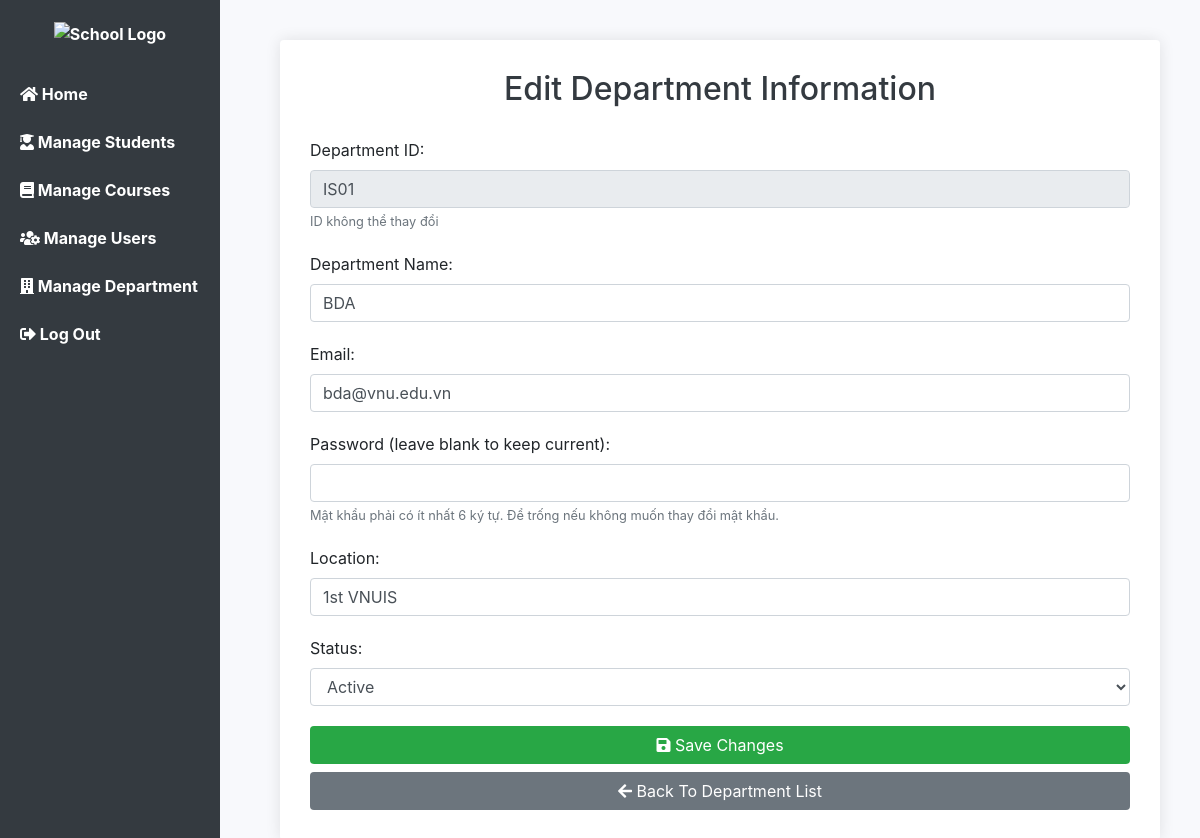
Page /Midterm/edit_department.php?id=IS01 (signed in) on the committed database.
### tables this page shows
CREATE TABLE `d` (
  `dep_id` varchar(11) NOT NULL,
  `dep_name` varchar(100) NOT NULL,
  `dep_email` varchar(50) NOT NULL,
  `dep_password` varchar(50) NOT NULL,
  `location` varchar(100) NOT NULL,
  `status` varchar(50) NOT NULL
);

### Midterm/edit_department.php (the view, shortened to what this page needs)
<?php
include("db.php");
if (isset($_GET['id'])) {
    $dep_id = $_GET['id'];
    $query = "SELECT * FROM d WHERE dep_id = ?";
    $stmt = $conn->prepare($query);
    $stmt->bind_param("s", $dep_id);
    $stmt->execute();
    $result = $stmt->get_result();
    $department = $result->fetch_assoc();
} else {
    header("Location: department_list.php");
    exit();
}
?>
<!DOCTYPE html>
<html lang="vi">
<head>
    <link href="https://stackpath.bootstrapcdn.com/bootstrap/4.5.2/css/bootstrap.min.css" rel="stylesheet">
    <link href="https://cdnjs.cloudflare.com/ajax/libs/font-awesome/5.15.4/css/all.min.css" rel="stylesheet">
</head>
<body>
 <?php include 'sidebar.php'; ?>
<div class="content">
    <div class="card">
        <h2>Edit Department Information</h2>
        <form method="post">
            <div class="form-group">
                <label for="dep_id">Department ID:</label>
                <input type="text" class="form-control" id="dep_id" value="<?php echo htmlspecialchars($department['dep_id']); ?>" readonly>
                <small class="text-muted">ID không thể thay đổi</small>
            </div>
            <div class="form-group">
                <label for="dep_name">Department Name:</label>
                <input type="text" class="form-control" id="dep_name" name="dep_name" value="<?php echo htmlspecialchars($department['dep_name']); ?>" required maxlength="100">
            </div>
            <div class="form-group">
                <label for="dep_email">Email:</label>
                <input type="email" class="form-control" id="dep_email" name="dep_email" value="<?php echo htmlspecialchars($department['dep_email']); ?>" required maxlength="100">
            </div>
            <div class="form-group">
                <label for="dep_password">Password (leave blank to keep current):</label>
                <input type="password" class="form-control" id="dep_password" name="dep_password" minlength="6">
                <small class="text-muted">Mật khẩu phải có ít nhất 6 ký tự. Để trống nếu không muốn thay đổi mật khẩu.</small>
            </div>
            <div class="form-group">
                <label for="location">Location:</label>
                <input type="text" class="form-control" id="location" name="location" value="<?php echo htmlspecialchars($department['location']); ?>" required maxlength="200">
            </div>
            <div class="form-group">
                <label for="status">Status:</label>
                <select class="form-control" id="status" name="status" required>
                    <option value="active" <?php echo ($department['status'] == 'active') ? 'selected' : ''; ?>>Active</option>
                </select>
            </div>
            <button type="submit" class="btn btn-submit btn-block">
    <i class="fas fa-save"></i> Save Changes
</button>
<?php if ($_SESSION['role'] === 'admin'): ?>
    <a href="department_list.php" class="btn btn-back btn-block mt-2">
        <i class="fas fa-arrow-left"></i> Back To Department List
    </a>
<?php elseif ($_SESSION['role'] === 'department'): ?>
    <a href="view_department.php?id=<?= $_SESSION['username'] ?>" class="btn btn-back btn-block mt-2">
        <i class="fas fa-arrow-left"></i> Back To My Department
    </a>
<?php endif; ?>
        </form>
    </div>
</div>
</body>
</html>

### Midterm/edit_department.php (style rules this page uses)
body { background-color: #f8f9fc; }
.content { margin-left: 240px; padding: 40px; }
h2 { text-align: center; color: #343a40; margin-bottom: 30px; }
.card { border: none; box-shadow: 0 0 15px rgba(0,0,0,0.1); padding: 30px; }
.form-group { margin-bottom: 20px; }
.btn-submit { background-color: #28a745; color: white; }
.btn-back { background-color: #6c757d; color: white; }

### rows in the picture
d: dep_id "IS01", dep_name "BDA", dep_email "bda@vnu.edu.vn", location "1st VNUIS", status "Active"
